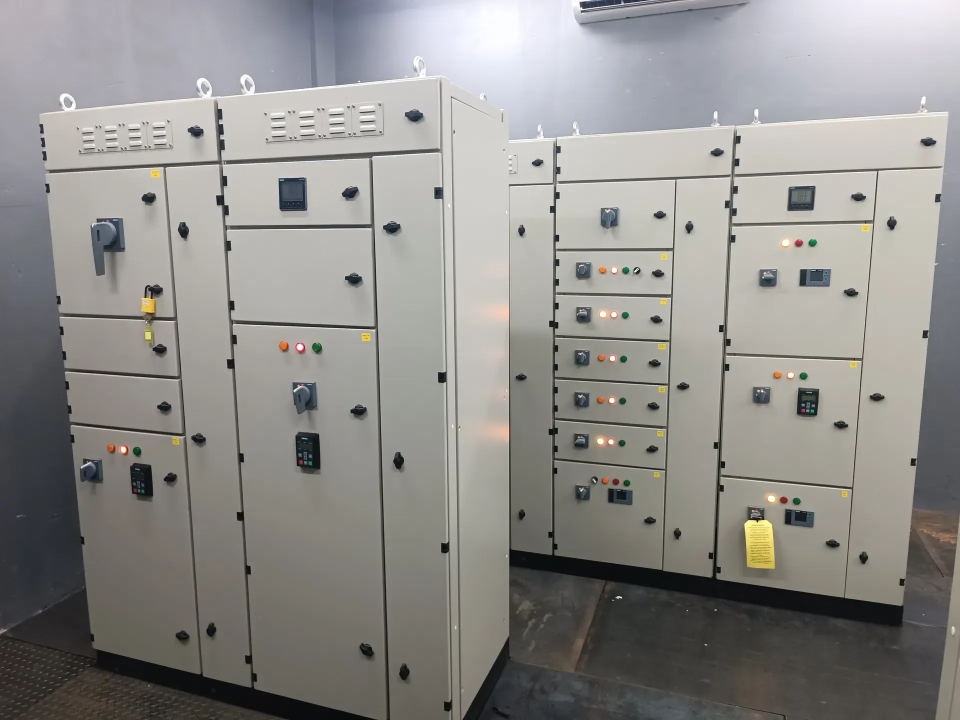
#> input picture assets/img/hero/hero5.webp, 1920 x 1440 px (shown at 1/2 size)
$ python optimize_images.py
#> lines starting #> are read from the running program, lines starting #| are printed output that depends on the picture
"""Optimiza imágenes para Core Web Vitals (WebP/AVIF + variantes responsive)."""
from __future__ import annotations

from pathlib import Path

from PIL import Image

ROOT = Path(__file__).resolve().parents[1]
IMG = ROOT / "assets" / "img"
REPORT: list[str] = []


def save_webp(im: Image.Image, dest: Path, quality: int = 78, method: int = 6) -> None:
    dest.parent.mkdir(parents=True, exist_ok=True)
    rgb = im.convert("RGBA") if im.mode in ("P", "RGBA") else im.convert("RGB")
    if dest.suffix.lower() == ".webp" and rgb.mode == "RGBA":
        rgb.save(dest, "WEBP", quality=quality, method=method)
    else:
        rgb.convert("RGB").save(dest, "WEBP", quality=quality, method=method)


def try_avif(im: Image.Image, dest: Path, quality: int = 55) -> bool:
    try:
        rgb = im.convert("RGB")
        rgb.save(dest, "AVIF", quality=quality)
        return True
    except Exception as exc:  # noqa: BLE001
        REPORT.append(f"AVIF skip {dest.name}: {exc}")
        return False


def resize_max(im: Image.Image, max_w: int, max_h: int | None = None) -> Image.Image:
    w, h = im.size
    max_h = max_h or 10_000
    scale = min(max_w / w, max_h / h, 1.0)
    if scale >= 1:
        return im
    nw, nh = max(1, int(w * scale)), max(1, int(h * scale))
    return im.resize((nw, nh), Image.Resampling.LANCZOS)


def optimize_hero() -> None:
    hero_dir = IMG / "hero"
    for path in sorted(hero_dir.glob("*.webp")):
        if "-w" in path.stem:
            continue
        with Image.open(path) as im:
#> im is the input picture: PIL image 1920x1440 RGB; mean R, G, B 143.9, 142.2, 139.1
            original = path.stat().st_size
            # Variantes responsive solo para LCP (hero5)
            if path.name == "hero5.webp":
                for width in (768, 1280, 1920):
                    variant = resize_max(im, width)
                    out = hero_dir / f"hero5-w{width}.webp"
                    save_webp(variant, out, quality=76 if width < 1920 else 78)
                    avif = hero_dir / f"hero5-w{width}.avif"
                    try_avif(variant, avif, quality=48)
                    REPORT.append(f"hero variant {out.name} {out.stat().st_size // 1024}KB")
#> this loop made 3 passes
#> pass 1, in optimize_hero, `variant = resize_max(im, width)`:
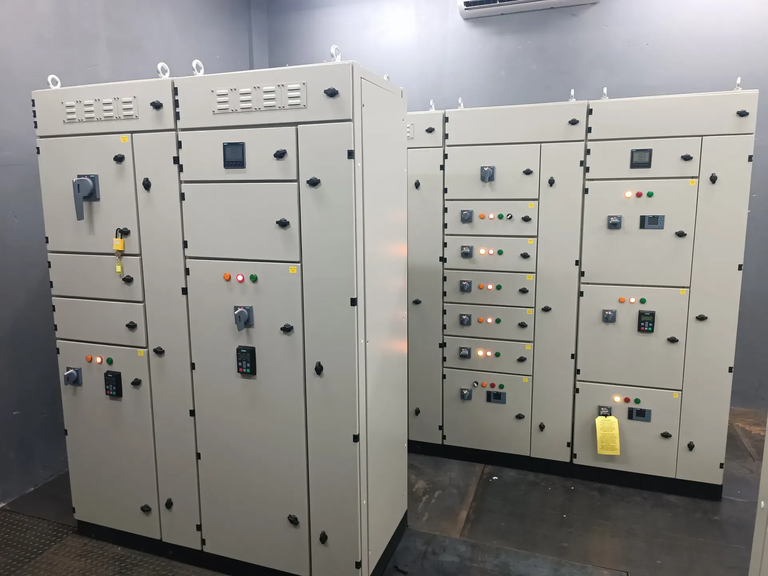
#> variant: PIL image 768x576 RGB; mean R, G, B 143.9, 142.2, 139.1
#> after the loop, REPORT = ["AVIF skip hero5-w768.avif: 'AVIF'", 'hero variant hero5-w768.webp 22KB', "AVIF skip hero5-w1280.avif: 'AVIF'", 'hero variant hero5-w1280.webp 42KB', "AVIF skip hero5-w1920.avif: 'AVIF'", 'hero variant hero5-w1920.webp 76KB']

            # Recomprimir original a max 1920
            recompressed = resize_max(im, 1920)
            tmp = path.with_suffix(".tmp.webp")
            q = 72 if path.stat().st_size > 200_000 else 78
            save_webp(recompressed, tmp, quality=q)
            if tmp.stat().st_size < original:
                tmp.replace(path)
                REPORT.append(
                    f"hero recompress {path.name}: {original // 1024}KB -> {path.stat().st_size // 1024}KB"
                )
            else:
                tmp.unlink(missing_ok=True)


def optimize_client_logos() -> None:
    logo_dir = IMG / "client_logo"
    for path in sorted(logo_dir.glob("*.webp")):
        with Image.open(path) as im:
            original = path.stat().st_size
            # Se muestran a ~58px alto; 240px de alto alcanza retina
            resized = resize_max(im, 480, 240)
            tmp = path.with_suffix(".tmp.webp")
            save_webp(resized, tmp, quality=80)
            if tmp.stat().st_size < original * 0.95:
                tmp.replace(path)
                REPORT.append(
                    f"logo {path.name}: {original // 1024}KB -> {path.stat().st_size // 1024}KB "
                    f"({resized.size[0]}x{resized.size[1]})"
                )
            else:
                tmp.unlink(missing_ok=True)


def optimize_folder(folder: Path, max_w: int = 1400, quality: int = 75) -> None:
    if not folder.exists():
        return
    for path in sorted(folder.glob("*.webp")):
        if "-w" in path.stem:
            continue
        with Image.open(path) as im:
            original = path.stat().st_size
            resized = resize_max(im, max_w)
            tmp = path.with_suffix(".tmp.webp")
            save_webp(resized, tmp, quality=quality)
            if tmp.stat().st_size < original * 0.92:
                tmp.replace(path)
                REPORT.append(
                    f"{folder.name}/{path.name}: {original // 1024}KB -> {path.stat().st_size // 1024}KB"
                )
            else:
                tmp.unlink(missing_ok=True)


def main() -> None:
    optimize_hero()
    optimize_client_logos()
    optimize_folder(IMG / "trabajos", max_w=1200, quality=74)
    optimize_folder(IMG / "fabrica_tableros", max_w=1200, quality=74)
    optimize_folder(IMG / "blog" / "yerba_mate", max_w=1400, quality=75)
    print("\n".join(REPORT) or "No changes")
#| AVIF skip hero5-w768.avif: 'AVIF'
#| hero variant hero5-w768.webp 22KB
#| AVIF skip hero5-w1280.avif: 'AVIF'
#| hero variant hero5-w1280.webp 42KB
#| AVIF skip hero5-w1920.avif: 'AVIF'
#| hero variant hero5-w1920.webp 76KB
#| hero recompress hero5.webp: 79KB -> 76KB


if __name__ == "__main__":
    main()
